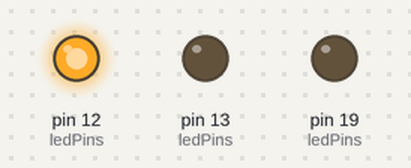
This sketch was run on a simulated Arduino Uno, built with avr-gcc and run on an emulated ATmega328P. On the bench: output pins drawn as LEDs (lit = HIGH).

Above: at 0.25 s.
At 0.65 s:
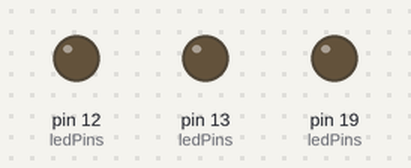
At 1.65 s:
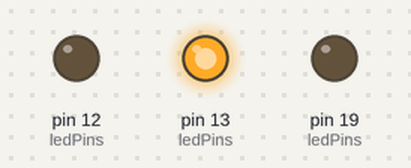
At 2.85 s:
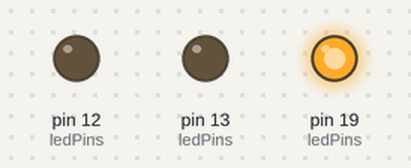
Timing chart, 0 to 3.1 s (numbered marks = the images above):
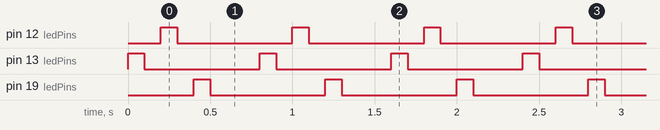

Measured:
- by itself, pin 12 (ledPins), pin 13 (ledPins), pin 19 (ledPins): alternates HIGH for 0.10 s and LOW for 0.70 s

The sketch:

leftToRightToggle.ino
```cpp
/****************************************************************************
Agenda      :   Left to Right Toggling the four on-board LEDs (LED1, LED2, LED3, LED4)
Hardware    :   madBlocks IoT Suite
Programmer  :   Maddy
Date        :   20th Oct 2021
*****************************************************************************/

int led1=13;
int led2=12;
int led3=19;
int led4=32;

int ledPins[]={led1,led2,led3,led4};

#define ledLength 4
#define LED_ON 1
#define LED_OFF 0

void setup() {

 for(int i=0;i<ledLength;i++) {
  pinMode(ledPins[i],OUTPUT);
 }
}

void loop() {
 for(int i=0;i<ledLength;i++) {
  digitalWrite(ledPins[i],LED_ON);
  delay(100);
  digitalWrite(ledPins[i],LED_OFF);
  delay(100);
 }
}
```
